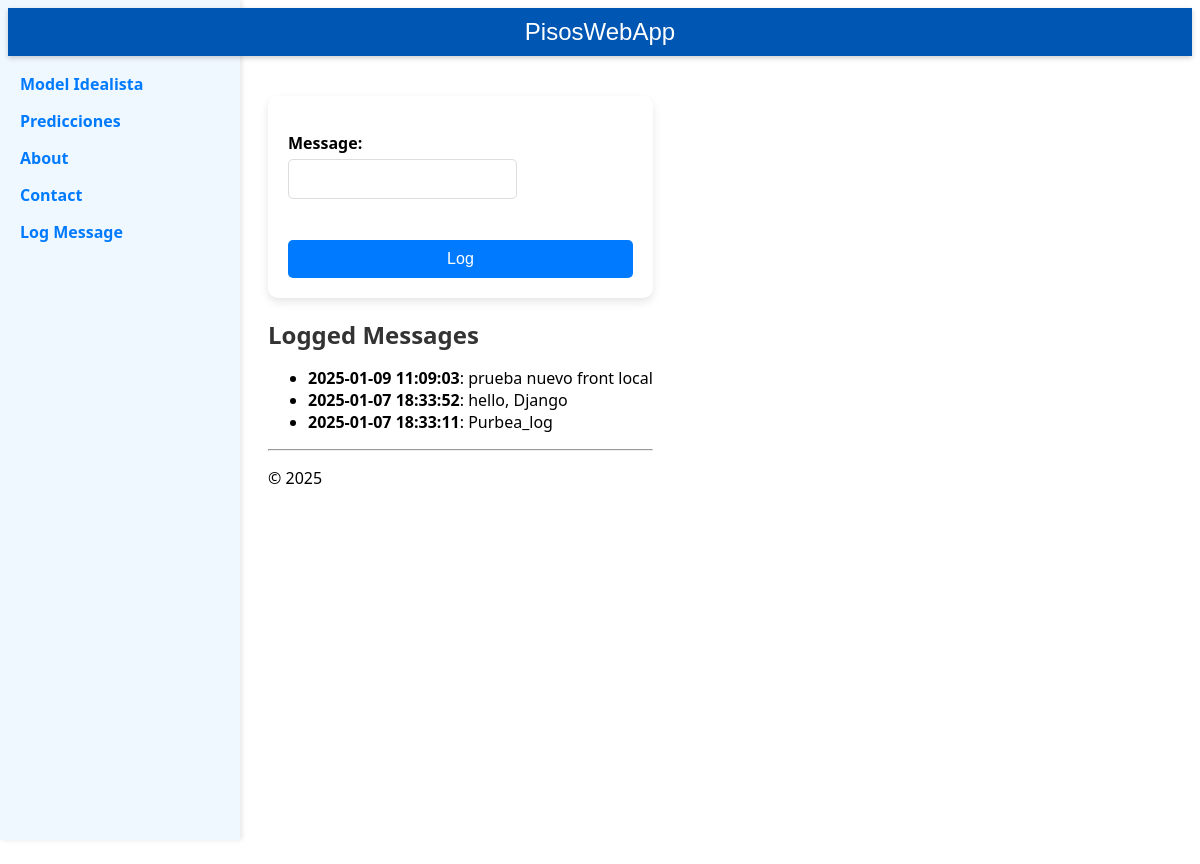
/log_message/, run on the app's committed database.
### hello/models.py (models this page shows, shortened)
class LogMessage(models.Model):
    message = models.CharField(max_length=300)
    log_date = models.DateTimeField("date logged")

### hello/views.py (the view)
# urls.py: path('log_message/', views.log_message, name='log_message'),
def log_message(request):
    form = LogMessageForm(request.POST or None)
    if request.method == "POST":
        if form.is_valid():
            message = form.save(commit=False)
            message.log_date = datetime.now()
            message.save()
            return redirect("log_message")
    messages = LogMessage.objects.all().order_by("-log_date")
    return render(request, "hello/log_message.html", {"form": form, "messages": messages})

### hello/forms.py
class LogMessageForm(forms.ModelForm):
    class Meta:
        model = LogMessage
        fields = ("message",)   # NOTE: the trailing comma is required

### hello/templates/hello/log_message.html (shortened to what this page needs)
{% extends "hello/layout.html" %}
{% block content %}
    <form method="POST" class="log-form">
        {{ form.as_p }}
        <button type="submit" class="save btn btn-default">Log</button>
    </form>
    <h2>Logged Messages</h2>
    {% if messages %}
        <ul>
            {% for message in messages %}
                <li>
                    <strong>{{ message.log_date|date:"Y-m-d H:i:s" }}</strong>:
                    {{ message.message }}
                </li>
            {% endfor %}
        </ul>
    {% else %}
        <p>No hay mensajes registrados aún.</p>
    {% endif %}
{% endblock %}

### hello/static/hello/site.css (style rules this page uses)
form { display: flex; flex-wrap: wrap; gap: 10px; max-width: 100%; padding: 10px; box-sizing: border-box; }
form label { font-weight: bold; margin-bottom: 5px; display: block; }
form input, form select { width: 100%; padding: 8px; margin-bottom: 5px; border: 1px solid #ddd; border-radius: 5px; box-sizing: border-box; }
form button { background-color: #007bff; color: white; padding: 10px 20px; border: none; border-radius: 5px; cursor: pointer; width: 100%; }
h2 { font-size: 1.5em; color: #333; margin-bottom: 15px; }
form { background-color: #ffffff; border-radius: 10px; box-shadow: 0 4px 8px rgba(0, 0, 0, 0.1); padding: 20px; }
form input { width: 100%; padding: 10px; margin-bottom: 15px; border: 1px solid #ddd; border-radius: 5px; font-size: 1em; }
button { background-color: #007bff; color: white; padding: 10px 20px; border: none; border-radius: 5px; cursor: pointer; font-size: 1em; }

### data on the page
LogMessage: log_date "2025-01-09 11:09:03", message "prueba nuevo front local"
LogMessage: log_date "2025-01-07 18:33:52", message "hello, Django"
LogMessage: log_date "2025-01-07 18:33:11", message "Purbea_log"
